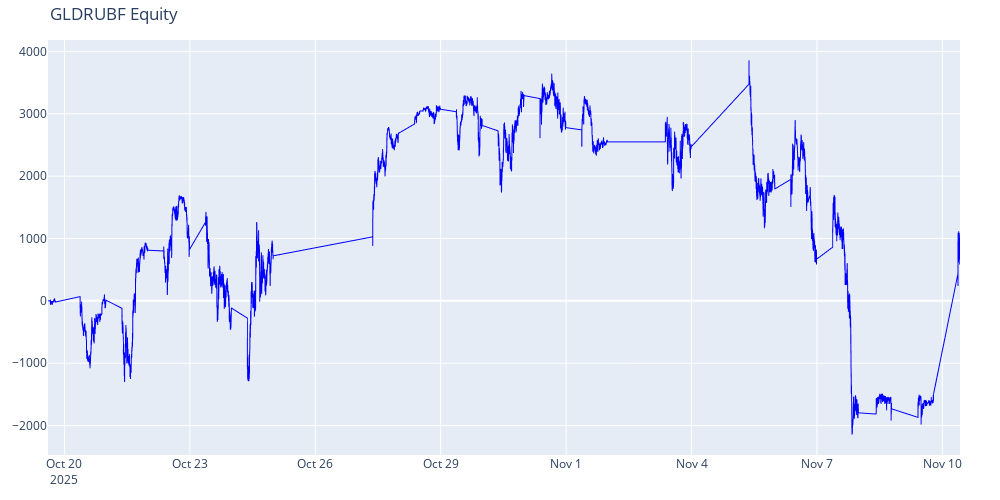

Notebook source saved alongside this figure:
### Code cell
from src import process_log_v2


for file in files:
    
    result = process_log_v2(file, build_equity_report=True, show_plot=True)
    # if result.report:
    #     print(f"Report for {file}:")
    #     print(result.report.to_pretty_text())
    #     print("\n" + "="*40 + "\n")
    if result.plot_figure:
        result.plot_figure.show()
    if result.report:
        print(f"Report for {file}:")
        print(result.report.to_pretty_text())
        print("\n" + "="*40 + "\n")

### Figure 1 — Plotly figure (JSON) as saved in the notebook; plotly's stock layout.template omitted (floating-point values rounded to 4 significant figures; data arrays with more than 128 entries replaced by an {"elided": "..."} marker saying what was removed)
{"data": [{"line": {"color": "blue", "width": 1}, "mode": "lines", "type": "scattergl", "x": {"elided": "13515 str values"}, "y": {"elided": "13515 float values"}}], "layout": {"height": 500, "margin": {"b": 40, "l": 40, "r": 40, "t": 40}, "title": {"text": "GLDRUBF Equity"}, "width": 1000}}
